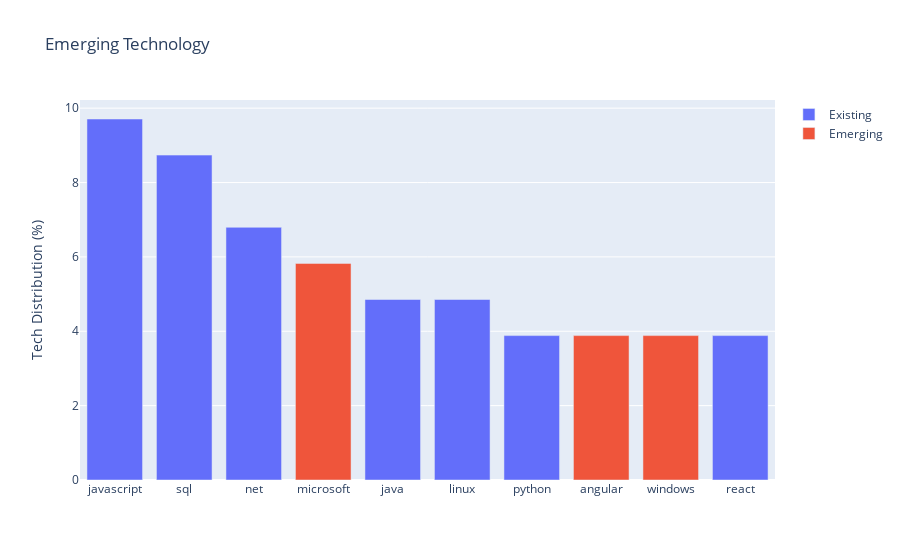

The code cell stored with this chart in its notebook:
### Code cell
fig = go.Figure()
fig.add_trace(go.Bar(
    x=tss.index,
    y=tss['Percentage'],
    name='Existing'))

fig.add_trace(go.Bar(
    x=tss_new.index,
    y=tss_new['Percentage'],
    name='Emerging'))


fig.update_layout(
    title = 'Emerging Technology',
    yaxis_title="Tech Distribution (%)",
    xaxis = dict(
        tickmode = 'array',
        tickvals = [0,1,2,3,4,5,6,7,8,9],
        ticktext = [x_label[0], x_label[1], x_label[2], x_label[3], x_label[4], x_label[5], x_label[6], x_label[7], x_label[8],x_label[9]]))
        
fig.show()

### Figure 1 — Plotly figure (JSON) as saved in the notebook; plotly's stock layout.template omitted (floating-point values rounded to 4 significant figures)
{"data": [{"name": "Existing", "type": "bar", "x": [0, 1, 2, 4, 5, 6, 9], "y": [9.709, 8.738, 6.796, 4.854, 4.854, 3.883, 3.883]}, {"name": "Emerging", "type": "bar", "x": [3, 7, 8], "y": [5.825, 3.883, 3.883]}], "layout": {"title": {"text": "Emerging Technology"}, "xaxis": {"tickmode": "array", "ticktext": ["javascript", "sql", "net", "microsoft", "java", "linux", "python", "angular", "windows", "react"], "tickvals": [0, 1, 2, 3, 4, 5, 6, 7, 8, 9]}, "yaxis": {"title": {"text": "Tech Distribution (%)"}}}}
